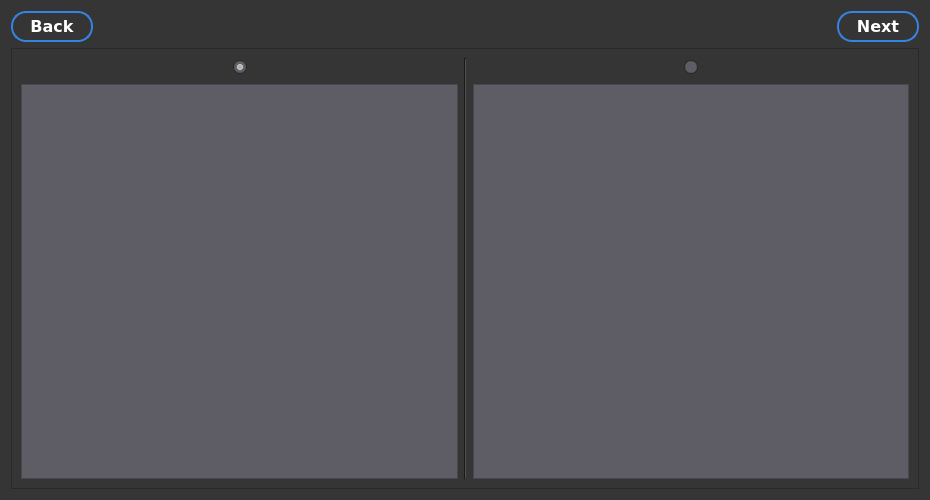
<?xml version="1.0" encoding="UTF-8"?>
<ui version="4.0">
 <class>DarkDeterminant</class>
 <widget class="QWidget" name="DarkDeterminant">
  <property name="geometry">
   <rect>
    <x>0</x>
    <y>0</y>
    <width>930</width>
    <height>500</height>
   </rect>
  </property>
  <property name="minimumSize">
   <size>
    <width>930</width>
    <height>500</height>
   </size>
  </property>
  <property name="palette">
   <palette>
    <active>
     <colorrole role="WindowText">
      <brush brushstyle="SolidPattern">
       <color alpha="255">
        <red>255</red>
        <green>255</green>
        <blue>255</blue>
       </color>
      </brush>
     </colorrole>
     <colorrole role="Button">
      <brush brushstyle="SolidPattern">
       <color alpha="255">
        <red>53</red>
        <green>53</green>
        <blue>53</blue>
       </color>
      </brush>
     </colorrole>
     <colorrole role="Light">
      <brush brushstyle="SolidPattern">
       <color alpha="255">
        <red>79</red>
        <green>79</green>
        <blue>79</blue>
       </color>
      </brush>
     </colorrole>
     <colorrole role="Midlight">
      <brush brushstyle="SolidPattern">
       <color alpha="255">
        <red>66</red>
        <green>66</green>
        <blue>66</blue>
       </color>
      </brush>
     </colorrole>
     <colorrole role="Dark">
      <brush brushstyle="SolidPattern">
       <color alpha="255">
        <red>26</red>
        <green>26</green>
        <blue>26</blue>
       </color>
      </brush>
     </colorrole>
     <colorrole role="Mid">
      <brush brushstyle="SolidPattern">
       <color alpha="255">
        <red>35</red>
        <green>35</green>
        <blue>35</blue>
       </color>
      </brush>
     </colorrole>
     <colorrole role="Text">
      <brush brushstyle="SolidPattern">
       <color alpha="255">
        <red>255</red>
        <green>255</green>
        <blue>255</blue>
       </color>
      </brush>
     </colorrole>
     <colorrole role="BrightText">
      <brush brushstyle="SolidPattern">
       <color alpha="255">
        <red>255</red>
        <green>255</green>
        <blue>255</blue>
       </color>
      </brush>
     </colorrole>
     <colorrole role="ButtonText">
      <brush brushstyle="SolidPattern">
       <color alpha="255">
        <red>255</red>
        <green>255</green>
        <blue>255</blue>
       </color>
      </brush>
     </colorrole>
     <colorrole role="Base">
      <brush brushstyle="SolidPattern">
       <color alpha="255">
        <red>94</red>
        <green>92</green>
        <blue>100</blue>
       </color>
      </brush>
     </colorrole>
     <colorrole role="Window">
      <brush brushstyle="SolidPattern">
       <color alpha="255">
        <red>53</red>
        <green>53</green>
        <blue>53</blue>
       </color>
      </brush>
     </colorrole>
     <colorrole role="Shadow">
      <brush brushstyle="SolidPattern">
       <color alpha="255">
        <red>0</red>
        <green>0</green>
        <blue>0</blue>
       </color>
      </brush>
     </colorrole>
     <colorrole role="AlternateBase">
      <brush brushstyle="SolidPattern">
       <color alpha="255">
        <red>26</red>
        <green>26</green>
        <blue>26</blue>
       </color>
      </brush>
     </colorrole>
     <colorrole role="ToolTipBase">
      <brush brushstyle="SolidPattern">
       <color alpha="255">
        <red>255</red>
        <green>255</green>
        <blue>220</blue>
       </color>
      </brush>
     </colorrole>
     <colorrole role="ToolTipText">
      <brush brushstyle="SolidPattern">
       <color alpha="255">
        <red>0</red>
        <green>0</green>
        <blue>0</blue>
       </color>
      </brush>
     </colorrole>
     <colorrole role="PlaceholderText">
      <brush brushstyle="SolidPattern">
       <color alpha="128">
        <red>255</red>
        <green>255</green>
        <blue>255</blue>
       </color>
      </brush>
     </colorrole>
    </active>
    <inactive>
     <colorrole role="WindowText">
      <brush brushstyle="SolidPattern">
       <color alpha="255">
        <red>255</red>
        <green>255</green>
        <blue>255</blue>
       </color>
      </brush>
     </colorrole>
     <colorrole role="Button">
      <brush brushstyle="SolidPattern">
       <color alpha="255">
        <red>53</red>
        <green>53</green>
        <blue>53</blue>
       </color>
      </brush>
     </colorrole>
     <colorrole role="Light">
      <brush brushstyle="SolidPattern">
       <color alpha="255">
        <red>79</red>
        <green>79</green>
        <blue>79</blue>
       </color>
      </brush>
     </colorrole>
     <colorrole role="Midlight">
      <brush brushstyle="SolidPattern">
       <color alpha="255">
        <red>66</red>
        <green>66</green>
        <blue>66</blue>
       </color>
      </brush>
     </colorrole>
     <colorrole role="Dark">
      <brush brushstyle="SolidPattern">
       <color alpha="255">
        <red>26</red>
        <green>26</green>
        <blue>26</blue>
       </color>
      </brush>
     </colorrole>
     <colorrole role="Mid">
      <brush brushstyle="SolidPattern">
       <color alpha="255">
        <red>35</red>
        <green>35</green>
        <blue>35</blue>
       </color>
      </brush>
     </colorrole>
     <colorrole role="Text">
      <brush brushstyle="SolidPattern">
       <color alpha="255">
        <red>255</red>
        <green>255</green>
        <blue>255</blue>
       </color>
      </brush>
     </colorrole>
     <colorrole role="BrightText">
      <brush brushstyle="SolidPattern">
       <color alpha="255">
        <red>255</red>
        <green>255</green>
        <blue>255</blue>
       </color>
      </brush>
     </colorrole>
     <colorrole role="ButtonText">
      <brush brushstyle="SolidPattern">
       <color alpha="255">
        <red>255</red>
        <green>255</green>
        <blue>255</blue>
       </color>
      </brush>
     </colorrole>
     <colorrole role="Base">
      <brush brushstyle="SolidPattern">
       <color alpha="255">
        <red>94</red>
        <green>92</green>
        <blue>100</blue>
       </color>
      </brush>
     </colorrole>
     <colorrole role="Window">
      <brush brushstyle="SolidPattern">
       <color alpha="255">
        <red>53</red>
        <green>53</green>
        <blue>53</blue>
       </color>
      </brush>
     </colorrole>
     <colorrole role="Shadow">
      <brush brushstyle="SolidPattern">
       <color alpha="255">
        <red>0</red>
        <green>0</green>
        <blue>0</blue>
       </color>
      </brush>
     </colorrole>
     <colorrole role="AlternateBase">
      <brush brushstyle="SolidPattern">
       <color alpha="255">
        <red>26</red>
        <green>26</green>
        <blue>26</blue>
       </color>
      </brush>
     </colorrole>
     <colorrole role="ToolTipBase">
      <brush brushstyle="SolidPattern">
       <color alpha="255">
        <red>255</red>
        <green>255</green>
        <blue>220</blue>
       </color>
      </brush>
     </colorrole>
     <colorrole role="ToolTipText">
      <brush brushstyle="SolidPattern">
       <color alpha="255">
        <red>0</red>
        <green>0</green>
        <blue>0</blue>
       </color>
      </brush>
     </colorrole>
     <colorrole role="PlaceholderText">
      <brush brushstyle="SolidPattern">
       <color alpha="128">
        <red>255</red>
        <green>255</green>
        <blue>255</blue>
       </color>
      </brush>
     </colorrole>
    </inactive>
    <disabled>
     <colorrole role="WindowText">
      <brush brushstyle="SolidPattern">
       <color alpha="255">
        <red>26</red>
        <green>26</green>
        <blue>26</blue>
       </color>
      </brush>
     </colorrole>
     <colorrole role="Button">
      <brush brushstyle="SolidPattern">
       <color alpha="255">
        <red>53</red>
        <green>53</green>
        <blue>53</blue>
       </color>
      </brush>
     </colorrole>
     <colorrole role="Light">
      <brush brushstyle="SolidPattern">
       <color alpha="255">
        <red>79</red>
        <green>79</green>
        <blue>79</blue>
       </color>
      </brush>
     </colorrole>
     <colorrole role="Midlight">
      <brush brushstyle="SolidPattern">
       <color alpha="255">
        <red>66</red>
        <green>66</green>
        <blue>66</blue>
       </color>
      </brush>
     </colorrole>
     <colorrole role="Dark">
      <brush brushstyle="SolidPattern">
       <color alpha="255">
        <red>26</red>
        <green>26</green>
        <blue>26</blue>
       </color>
      </brush>
     </colorrole>
     <colorrole role="Mid">
      <brush brushstyle="SolidPattern">
       <color alpha="255">
        <red>35</red>
        <green>35</green>
        <blue>35</blue>
       </color>
      </brush>
     </colorrole>
     <colorrole role="Text">
      <brush brushstyle="SolidPattern">
       <color alpha="255">
        <red>26</red>
        <green>26</green>
        <blue>26</blue>
       </color>
      </brush>
     </colorrole>
     <colorrole role="BrightText">
      <brush brushstyle="SolidPattern">
       <color alpha="255">
        <red>255</red>
        <green>255</green>
        <blue>255</blue>
       </color>
      </brush>
     </colorrole>
     <colorrole role="ButtonText">
      <brush brushstyle="SolidPattern">
       <color alpha="255">
        <red>26</red>
        <green>26</green>
        <blue>26</blue>
       </color>
      </brush>
     </colorrole>
     <colorrole role="Base">
      <brush brushstyle="SolidPattern">
       <color alpha="255">
        <red>53</red>
        <green>53</green>
        <blue>53</blue>
       </color>
      </brush>
     </colorrole>
     <colorrole role="Window">
      <brush brushstyle="SolidPattern">
       <color alpha="255">
        <red>53</red>
        <green>53</green>
        <blue>53</blue>
       </color>
      </brush>
     </colorrole>
     <colorrole role="Shadow">
      <brush brushstyle="SolidPattern">
       <color alpha="255">
        <red>0</red>
        <green>0</green>
        <blue>0</blue>
       </color>
      </brush>
     </colorrole>
     <colorrole role="AlternateBase">
      <brush brushstyle="SolidPattern">
       <color alpha="255">
        <red>53</red>
        <green>53</green>
        <blue>53</blue>
       </color>
      </brush>
     </colorrole>
     <colorrole role="ToolTipBase">
      <brush brushstyle="SolidPattern">
       <color alpha="255">
        <red>255</red>
        <green>255</green>
        <blue>220</blue>
       </color>
      </brush>
     </colorrole>
     <colorrole role="ToolTipText">
      <brush brushstyle="SolidPattern">
       <color alpha="255">
        <red>0</red>
        <green>0</green>
        <blue>0</blue>
       </color>
      </brush>
     </colorrole>
     <colorrole role="PlaceholderText">
      <brush brushstyle="SolidPattern">
       <color alpha="128">
        <red>255</red>
        <green>255</green>
        <blue>255</blue>
       </color>
      </brush>
     </colorrole>
    </disabled>
   </palette>
  </property>
  <property name="windowTitle">
   <string>Bionic</string>
  </property>
  <property name="windowIcon">
   <iconset resource="../../../res.qrc">
    <normaloff>:/img/img/b_logo.png</normaloff>:/img/img/b_logo.png</iconset>
  </property>
  <layout class="QVBoxLayout" name="verticalLayout">
   <item>
    <layout class="QHBoxLayout" name="horizontalLayout">
     <item>
      <widget class="QPushButton" name="back_button">
       <property name="font">
        <font>
         <family>DejaVu Sans</family>
         <pointsize>12</pointsize>
         <weight>75</weight>
         <bold>true</bold>
        </font>
       </property>
       <property name="cursor">
        <cursorShape>PointingHandCursor</cursorShape>
       </property>
       <property name="styleSheet">
        <string notr="true">background-color: rgb(53, 53, 53);
color: rgb(255, 255, 255);
border: 2px solid rgb(53, 132, 228);
border-radius: 15px;
padding: 4px;
width: 70px;
min-height: 18px;</string>
       </property>
       <property name="text">
        <string>Back</string>
       </property>
      </widget>
     </item>
     <item>
      <spacer name="horizontalSpacer_5">
       <property name="orientation">
        <enum>Qt::Horizontal</enum>
       </property>
       <property name="sizeHint" stdset="0">
        <size>
         <width>40</width>
         <height>20</height>
        </size>
       </property>
      </spacer>
     </item>
     <item>
      <widget class="QPushButton" name="next_button">
       <property name="font">
        <font>
         <family>DejaVu Sans</family>
         <pointsize>12</pointsize>
         <weight>75</weight>
         <bold>true</bold>
        </font>
       </property>
       <property name="cursor">
        <cursorShape>PointingHandCursor</cursorShape>
       </property>
       <property name="styleSheet">
        <string notr="true">background-color: rgb(53, 53, 53);
color: rgb(255, 255, 255);
border: 2px solid rgb(53, 132, 228);
border-radius: 15px;
padding: 4px;
width: 70px;
min-height: 18px;
</string>
       </property>
       <property name="text">
        <string>Next</string>
       </property>
      </widget>
     </item>
    </layout>
   </item>
   <item>
    <widget class="QScrollArea" name="scrollArea">
     <property name="sizePolicy">
      <sizepolicy hsizetype="MinimumExpanding" vsizetype="MinimumExpanding">
       <horstretch>0</horstretch>
       <verstretch>0</verstretch>
      </sizepolicy>
     </property>
     <property name="widgetResizable">
      <bool>true</bool>
     </property>
     <widget class="QWidget" name="scrollAreaWidgetContents">
      <property name="geometry">
       <rect>
        <x>0</x>
        <y>0</y>
        <width>910</width>
        <height>441</height>
       </rect>
      </property>
      <layout class="QHBoxLayout" name="horizontalLayout_2">
       <item>
        <layout class="QVBoxLayout" name="layout_a">
         <item>
          <layout class="QHBoxLayout" name="horizontalLayout_3">
           <item>
            <spacer name="horizontalSpacer">
             <property name="orientation">
              <enum>Qt::Horizontal</enum>
             </property>
             <property name="sizeHint" stdset="0">
              <size>
               <width>40</width>
               <height>20</height>
              </size>
             </property>
            </spacer>
           </item>
           <item>
            <widget class="QRadioButton" name="rb_a">
             <property name="sizePolicy">
              <sizepolicy hsizetype="Maximum" vsizetype="Fixed">
               <horstretch>0</horstretch>
               <verstretch>0</verstretch>
              </sizepolicy>
             </property>
             <property name="text">
              <string/>
             </property>
             <property name="checked">
              <bool>true</bool>
             </property>
            </widget>
           </item>
           <item>
            <spacer name="horizontalSpacer_2">
             <property name="orientation">
              <enum>Qt::Horizontal</enum>
             </property>
             <property name="sizeHint" stdset="0">
              <size>
               <width>40</width>
               <height>20</height>
              </size>
             </property>
            </spacer>
           </item>
          </layout>
         </item>
         <item>
          <widget class="QTextBrowser" name="caption_a">
           <property name="sizePolicy">
            <sizepolicy hsizetype="Expanding" vsizetype="Expanding">
             <horstretch>0</horstretch>
             <verstretch>0</verstretch>
            </sizepolicy>
           </property>
           <property name="styleSheet">
            <string notr="true">color: rgb(246, 245, 244);
background-color: rgb(94, 92, 100);</string>
           </property>
           <property name="sizeAdjustPolicy">
            <enum>QAbstractScrollArea::AdjustToContents</enum>
           </property>
          </widget>
         </item>
        </layout>
       </item>
       <item>
        <widget class="Line" name="line">
         <property name="orientation">
          <enum>Qt::Vertical</enum>
         </property>
        </widget>
       </item>
       <item>
        <layout class="QVBoxLayout" name="layout_b">
         <item>
          <layout class="QHBoxLayout" name="horizontalLayout_4">
           <item>
            <spacer name="horizontalSpacer_3">
             <property name="orientation">
              <enum>Qt::Horizontal</enum>
             </property>
             <property name="sizeHint" stdset="0">
              <size>
               <width>40</width>
               <height>20</height>
              </size>
             </property>
            </spacer>
           </item>
           <item>
            <widget class="QRadioButton" name="rb_b">
             <property name="sizePolicy">
              <sizepolicy hsizetype="Maximum" vsizetype="Fixed">
               <horstretch>0</horstretch>
               <verstretch>0</verstretch>
              </sizepolicy>
             </property>
             <property name="text">
              <string/>
             </property>
            </widget>
           </item>
           <item>
            <spacer name="horizontalSpacer_4">
             <property name="orientation">
              <enum>Qt::Horizontal</enum>
             </property>
             <property name="sizeHint" stdset="0">
              <size>
               <width>40</width>
               <height>20</height>
              </size>
             </property>
            </spacer>
           </item>
          </layout>
         </item>
         <item>
          <widget class="QTextBrowser" name="caption_b">
           <property name="sizePolicy">
            <sizepolicy hsizetype="Expanding" vsizetype="Expanding">
             <horstretch>0</horstretch>
             <verstretch>0</verstretch>
            </sizepolicy>
           </property>
           <property name="styleSheet">
            <string notr="true">color: rgb(246, 245, 244);
background-color: rgb(94, 92, 100);</string>
           </property>
           <property name="sizeAdjustPolicy">
            <enum>QAbstractScrollArea::AdjustToContents</enum>
           </property>
          </widget>
         </item>
        </layout>
       </item>
      </layout>
     </widget>
    </widget>
   </item>
  </layout>
 </widget>
 <resources>
  <include location="../../../res.qrc"/>
 </resources>
 <connections/>
</ui>
